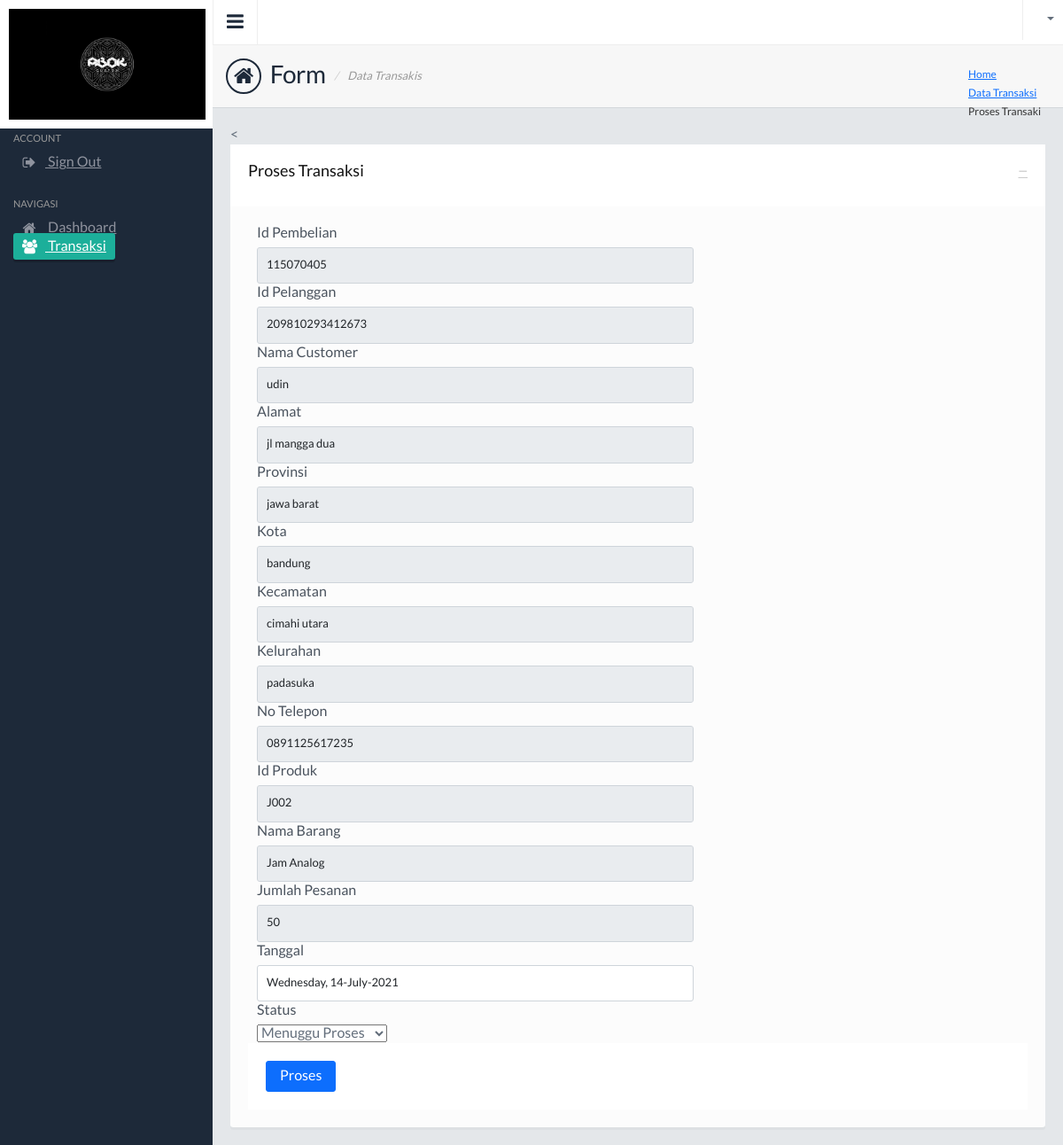
The page /c_toko/ubah_pembelian/115070405 on the database its author committed.
### tables this page shows
CREATE TABLE `pembelian` (
  `id_pembelian` varchar(15) NOT NULL,
  `nik` varchar(15) NOT NULL,
  `nama_customer` varchar(50) NOT NULL,
  `alamat` varchar(300) NOT NULL,
  `provinsi` varchar(50) NOT NULL,
  `kota` varchar(50) NOT NULL,
  `kecamatan` varchar(50) NOT NULL,
  `kelurahan` varchar(50) NOT NULL,
  `no_telp` varchar(50) NOT NULL,
  `id_produk` varchar(15) NOT NULL,
  `nama_barang` varchar(50) NOT NULL,
  `jumlah` varchar(50) NOT NULL,
  `tanggal` varchar(50) NOT NULL,
  `status` varchar(50) NOT NULL
);

### application/controllers/c_toko.php (called while the page is built, shortened)
<?php
class c_toko extends CI_Controller {
	function __construct(){
        $this->load->model('m_toko');
        $this->load->helper('url');
        $this->load->helper('form');
        $this->load->library('session');
    }
     public function ubah_pembelian($id_pembelian)
    {
        $data['pembelian'] = $this->m_toko->select_by_id_pembelian($id_pembelian)->row();
        $this->load->view('user/v_edit_pembelian', $data);
    }
}
?>

### index.php (called while the page is built, shortened)
<?php
require_once BASEPATH.'core/CodeIgniter.php';

### application/models/m_toko.php (called while the page is built, shortened)
<?php if ( ! defined('BASEPATH')) exit('no direct script access allowed');
class M_toko extends CI_Model {
		function select_by_id_pembelian($id_pembelian){
		$this->db->select('*');
		$this->db->from('pembelian');
		$this->db->where('id_pembelian', $id_pembelian);
		return $this->db->get();
    	}
	}
?>

### application/views/user/v_edit_pembelian.php (the view, shortened to what this page needs)
<!DOCTYPE html>
<html lang="en">
<head>
  <link rel="stylesheet" href="<?php echo base_url()."assets/"; ?>css/style.default.css" />
  <link rel="stylesheet" href="<?php echo base_url()."assets/"; ?>css/bootstrap-fileupload.min.css" />
  <link rel="stylesheet" href="<?php echo base_url()."assets/"; ?>css/bootstrap-timepicker.min.css" />
  <link rel="stylesheet" href="<?php echo base_url()."assets/"; ?>css/jquery.tagsinput.css" />
  <link rel="stylesheet" href="<?php echo base_url()."assets/"; ?>css/colorpicker.css" />
  <link rel="stylesheet" href="<?php echo base_url()."assets/"; ?>css/dropzone.css" />
</head>
<body>
<section>
  <div class="leftpanel">
    <div class="logopanel">
        <img height="125" src="<?php echo base_url()."assets/"; ?>images/abokbg.jpeg">
    </div>
    <div class="leftpanelinner">
        <div class="visible-xs hidden-sm hidden-md hidden-lg">
            <h5 class="sidebartitle actitle">Account</h5>
            <ul class="nav nav-pills nav-stacked nav-bracket mb30">
              <li><a href="signout.html"><i class="fa fa-sign-out"></i> <span>Sign Out</span></a></li>
            </ul>
        </div>
        <h5 class="sidebartitle">Navigasi</h5>
        <ul class="nav nav-pills nav-stacked nav-bracket">
          <li><a href="<?php echo base_url();?>c_toko/dashboardadmin"><i class="fa fa-home"></i> <span>Dashboard</span></a></li>
          <li class="active"><a href="<?php echo base_url();?>c_toko/tampiltransaksi"><i class="fa fa-users"></i> <span>Transaksi</span></a></li>
        </ul>
    </div>
  </div>
  <div class="mainpanel">
    <div class="headerbar">
      <a class="menutoggle"><i class="fa fa-bars"></i></a>
      <div class="header-right">
        <ul class="headermenu">
          <li>
            <div class="btn-group">
              <button type="button" class="btn btn-default dropdown-toggle" data-toggle="dropdown">
              </button>
            </div>
          </li>
        </ul>
      </div>
    </div>
  <div class="pageheader">
      <h2><i class="fa fa-home"></i> Form <span>Data Transakis</span></h2>
      <div class="breadcrumb-wrapper">
        <ol class="breadcrumb">
          <li><a href="<?php echo base_url();?>c_toko/dashboardadmin">Home</a></li>
          <li><a href="<?php echo base_url();?>root/user">Data Transaksi</a></li>
          <li class="active">Proses Transaki</li>
        </ol>
      </div>
    </div>
    <div class="contentpanel">
      <<div class="panel panel-default">
        <div class="panel-heading">
          <div class="panel-btns">
            <a href="#" class="minimize">&minus;</a>
          </div>
          <h3 class="panel-title">Proses Transaksi</h3>
        </div>
        <div class="panel-body">
            <form action="<?php echo base_url();?>c_toko/proses_edit_pembelian" method="post">
                 <div class="form-group">
                  <label class="col-sm-3 control-label">Id Pembelian</label>
                  <div class="col-sm-7">
                    <input readonly="true" type="text" name="id_pembelian" class="form-control"  value="<?php echo $pembelian->id_pembelian;?>" maxlength="15" required />
                  </div>
                </div>
                 <div class="form-group">
                  <label class="col-sm-3 control-label">Id Pelanggan</label>
                  <div class="col-sm-7">
                    <input readonly="true" type="text" name="nik" class="form-control"  value="<?php echo $pembelian->nik;?>" maxlength="15" required />
                  </div>
                </div>
                 <div class="form-group">
                  <label class="col-sm-3 control-label">Nama Customer</label>
                  <div class="col-sm-7">
                    <input readonly="true" type="text" name="nama_customer" class="form-control"  value="<?php echo $pembelian->nama_customer;?>" maxlength="15" required />
                  </div>
                </div>
                 <div class="form-group">
                  <label class="col-sm-3 control-label">Alamat</label>
                  <div class="col-sm-7">
                    <input readonly="true" type="text" name="alamat" class="form-control"  value="<?php echo $pembelian->alamat;?>" maxlength="15" required />
                  </div>
                </div>
                 <div class="form-group">
                  <label class="col-sm-3 control-label">Provinsi</label>
                  <div class="col-sm-7">
                    <input readonly="true" type="text" name="provinsi" class="form-control"  value="<?php echo $pembelian->provinsi;?>" maxlength="15" required />
                  </div>
                </div>
                 <div class="form-group">
                  <label class="col-sm-3 control-label">Kota</label>
                  <div class="col-sm-7">
                    <input readonly="true" type="text" name="kota" class="form-control"  value="<?php echo $pembelian->kota;?>" maxlength="15" required />
                  </div>
                </div>
                 <div class="form-group">
                  <label class="col-sm-3 control-label">Kecamatan</label>
                  <div class="col-sm-7">
                    <input readonly="true" type="text" name="kecamatan" class="form-control"  value="<?php echo $pembelian->kecamatan;?>" maxlength="15" required />
                  </div>
                </div>
                 <div class="form-group">
                  <label class="col-sm-3 control-label">Kelurahan</label>
                  <div class="col-sm-7">
                    <input readonly="true" type="text" name="kelurahan" class="form-control"  value="<?php echo $pembelian->kelurahan;?>" maxlength="15" required />
                  </div>
                </div>
                 <div class="form-group">
                  <label class="col-sm-3 control-label">No Telepon</label>
                  <div class="col-sm-7">
                    <input readonly="true" type="text" name="no_telp" class="form-control"  value="<?php echo $pembelian->no_telp;?>" maxlength="15" required />
                  </div>
                </div>
                 <div class="form-group">
                  <label class="col-sm-3 control-label">Id Produk</label>
                  <div class="col-sm-7">
                    <input readonly="true" type="text" name="id_produk" class="form-control"  value="<?php echo $pembelian->id_produk;?>" maxlength="15" required />
                  </div>
                </div>
                 <div class="form-group">
                  <label class="col-sm-3 control-label">Nama Barang</label>
                  <div class="col-sm-7">
                    <input readonly="true" type="text" name="nama_barang" class="form-control"  value="<?php echo $pembelian->nama_barang;?>" maxlength="15" required />
                  </div>
                </div>
                 <div class="form-group">
                  <label class="col-sm-3 control-label">Jumlah Pesanan</label>
                  <div class="col-sm-7">
                    <input readonly="true" type="text" name="jumlah" class="form-control"  value="<?php echo $pembelian->jumlah;?>" maxlength="15" required />
                  </div>
                </div>
                 <div class="form-group">
                  <label class="col-sm-3 control-label">Tanggal</label>
                  <div class="col-sm-7">
                    <input id="datepicker" name="tanggal" class="form-control"  value="<?php echo $pembelian->tanggal;?>" maxlength="15" required />
                  </div>
                </div>
                <div class="form-group">
                  <label class="col-sm-3 control-label">Status</label>
                  <div class="col-sm-7">
                    <select name="status">
                      <option>Menuggu Proses</option>
                    </select>
                  </div>
                </div>
                <div class="panel-footer">
                <div class="row">
                  <div class="col-sm-9 col-sm-offset-3">
                    <button class="btn btn-primary">Proses</button>
                  </div>
                </div>
              </div>
        </div>
      </div>
    </div>
    </div>
</section>
</body>
</html>

### assets/css/style.default.css (style rules this page uses)
body { background: #1d2939; font-family: 'LatoRegular', 'Lucida Grande', 'Lucida Sans Unicode', Helvetica, sans-serif !important; line-height: 21px; color: #636e7b; overflow: hidden; }
input,select,textarea { font-family: 'LatoRegular', 'Lucida Grande', 'Lucida Sans Unicode', Helvetica, sans-serif !important; color: #636e7b; }
h1,h2,h3,h4,h5 { font-family: 'LatoRegular', 'Lucida Grande', 'Lucida Sans Unicode', Helvetica, sans-serif; }
.headerbar { border-left: 1px solid #eee; background: #fff; }
.headerbar::after { clear: both; display: block; content: ''; }
.menutoggle { float: left; width: 50px; height: 50px; font-size: 22px; padding: 14px 0 0 15px; cursor: pointer; float: left; color: #1d2939; border-right: 1px solid #eee; -moz-transition: all 0.2s ease-out 0s; -webkit-transition: all 0.2s ease-out 0s; transition: all 0.2s ease-out 0s; }
.header-right { float: right; }
.headermenu { list-style: none; }
.headermenu > li { display: inline-block; float: left; border-left: 1px solid #eee; position: relative; }
.headermenu .dropdown-toggle { padding: 12px 10px; border-color: #fff; background: #fff; -moz-border-radius: 0; -webkit-border-radius: 0; border-radius: 0; border: 0; }
.headermenu .btn-group { margin-bottom: 0; }
.leftpanel { width: 240px; position: absolute; top: 0; left: 0; }
.logopanel { padding: 10px; background: #fff; }
.leftpanelinner { padding: 5px 15px; }
.sidebartitle { font-size: 11px; text-transform: uppercase; color: #999; margin-bottom: 10px; }
.nav-bracket > li > a { color: #8f939e; padding: 7px 10px; }
.nav-bracket > li.active > a, .nav-bracket > li.active > a:hover, .nav-bracket > li.active > a:focus { background-color: #1caf9a; color: #fff; }
.nav-bracket > li.active > a { -moz-box-shadow: 0 3px 0 rgba(0,0,0,0.2); -webkit-box-shadow: 0 3px 0 rgba(0,0,0,0.2); box-shadow: 0 3px 0 rgba(0,0,0,0.2); }
.nav-bracket li .fa, .nav-bracket li .glyphicon { font-size: 16px; vertical-align: middle; margin-right: 10px; width: 16px; text-align: center; }
.mainpanel { margin-left: 240px; background: #e4e7ea; min-height: 1000px; }
.pageheader { padding: 15px; border-bottom: 1px solid #d3d7db; border-top: 1px solid #eee; background: #f7f7f7; position: relative; }
.pageheader h2 { font-size: 28px; color: #1D2939; letter-spacing: -0.5px; margin: 0; }
.pageheader .glyphicon, .pageheader .fa { font-size: 24px; margin-right: 5px; padding: 6px 7px; border: 2px solid #1D2939; -moz-border-radius: 50px; -webkit-border-radius: 50px; border-radius: 50px; }
.pageheader h2 span { font-size: 13px; text-transform: none; color: #999; font-style: italic; vertical-align: middle; letter-spacing: 0; }
.pageheader h2 span::before { content: '/'; margin: 0 10px 0 5px; color: #ccc; }
.pageheader .breadcrumb-wrapper { position: absolute; top: 23px; right: 25px; }
.pageheader .breadcrumb { background: none; display: inline-block; padding: 0; }
.pageheader .breadcrumb li { font-size: 12px; }
.pageheader .breadcrumb li.active { color: #333; }
.contentpanel { padding: 20px; }
.contentpanel::after { clear: both; display: block; content: ''; }
.mb30 { margin-bottom: 30px; }

### rows shown on the page
pembelian: id_pembelian "115070405", nik "209810293412673", nama_customer "udin", alamat "jl mangga dua", provinsi "jawa barat", kota "bandung", kecamatan "cimahi utara", kelurahan "padasuka", no_telp "0891125617235", id_produk "J002", nama_barang "Jam Analog", jumlah "50", tanggal "Wednesday, 14-July-2021"
